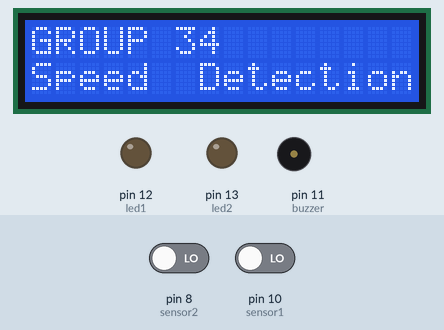
Recording of a sketch running on a simulated Arduino Uno, built with avr-gcc and run on an emulated ATmega328P. Parts: 16×2 character LCD, output pins drawn as LEDs (lit = HIGH), buzzer (waves = sounding, pin HIGH). Inputs (shaded band) come from the test bench; at power-on: pin 8 (sensor2) LOW, pin 10 (sensor1) LOW. What the sketch prints to the serial monitor is not drawn.

Above: at 1.1 s.
4.3 s: pin 8 (sensor2) driven HIGH
At 4.8 s:
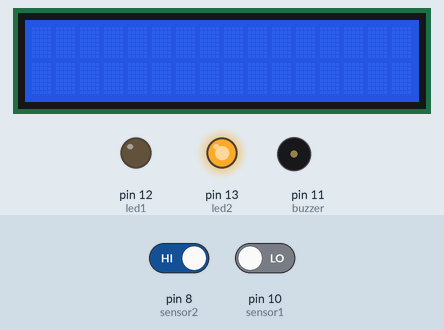
5.8 s: pin 10 (sensor1) driven HIGH
At 7.0 s:
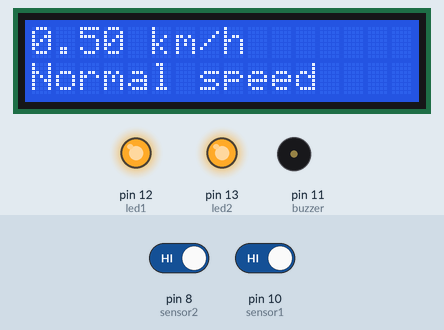
7.3 s: pin 8 (sensor2) driven LOW
At 9.6 s:
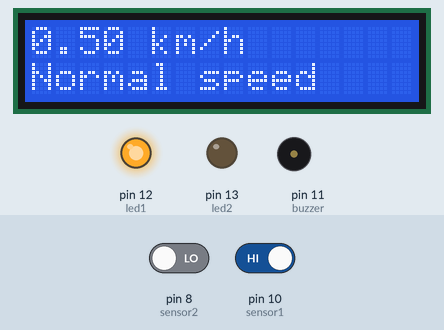
10.3 s: pin 8 (sensor2) driven HIGH
At 10.7 s:
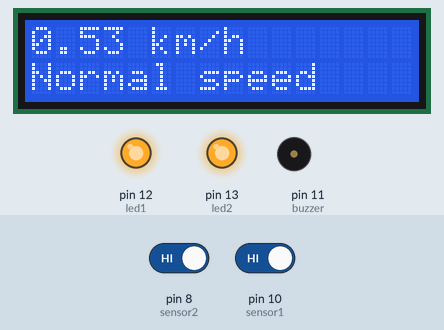
11.8 s: pin 10 (sensor1) driven LOW
At 14.3 s:
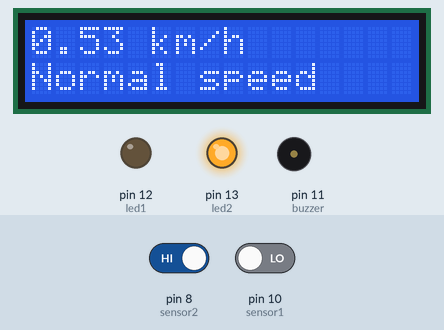
Timing chart, 0 to 15.8 s (numbered marks = the images above; inputs shaded):
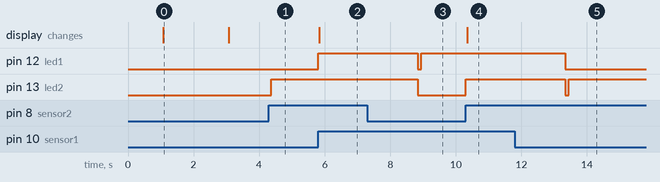

The sketch:

initial_out_LoRa.ino
```cpp
/*
    Group34 - Over-Speed Detection
*/

#include <Wire.h>
#include <LiquidCrystal.h>
LiquidCrystal lcd(2, 3, 4, 5, 6, 7);

double startTime = 0; //Initialize the start time
double endTime = 0;  //Initialize the end time
double timeTakenInSeconds = 0; //Difference between start and end time
double speedOfObject = 0;  //Holds the value distance divided by time taken
const double distance = 0.2;  // Distance between the two sensors is set to 1 metre
int executed = 0;   //Flag to run the code in the loop only once. When set to 1, code in the loop is not executed.
int sensor1 = 10;    //First sensor is connected to pin 9
int sensor2 = 8;   //Second sensor is connected to pin 10
int led1 = 12;   //An LED to indicate that the first sensor has sensed an object
int led2 = 13;   //An LED to indicate that the second sensor has sensed an object
int buzzer = 11;


#define SCREEN_WIDTH 128 // OLED display width, in pixels
#define SCREEN_HEIGHT 64 // OLED display height, in pixels


void setup() {

  Serial.begin(9600);
  //Sets the pin modes of sensors and LEDs
  pinMode(sensor1, INPUT);
  pinMode(sensor2, INPUT);
  pinMode(buzzer, OUTPUT);
  pinMode(led1, OUTPUT);
  pinMode(led2, OUTPUT);


  //LEDs are turned off
  digitalWrite(led1, LOW);
  digitalWrite(led2, LOW);

  delay(1000);

  lcd.begin(16, 2);
    lcd.clear();
    lcd.setCursor(0, 0);
    lcd.print("GROUP 34 ");
    lcd.setCursor(0, 1);
    lcd.print("Speed  Detection");
    delay(2000);
    lcd.clear();

}

void loop() {

  if (executed == 0) { //Flag is initialized to 0 to ensure that the loop runs only once

    if (digitalRead(sensor1) == HIGH) { //If movement is detected by the first sensor


      digitalWrite(led1, HIGH); //Turn on the LED
      // digitalWrite(led_signal, LOW);

      if (startTime == 0) { //If startTime is 0 and no time has been logged yet

        startTime = millis(); //Assign Arduino time to startTime

      }

    }

    if (digitalRead(sensor2) == HIGH) { //If movement is detected by the second sensor

      digitalWrite(led2, HIGH); //Turn on the LED
      // digitalWrite(led_signal, LOW);


      if (endTime == 0) {  //If endTime is 0 and no time has been logged yet

        endTime = millis();   //Assign Arduino time to endTime

      }

    }

    if ((startTime != 0) && (endTime != 0)) { //Now calculate the speed of the object if both times have been registered

      if (startTime < endTime) { //If the object moves from sensor on pin 9 to sensor on pin 11

        timeTakenInSeconds = (endTime - startTime) / 1000.0; //Convert milliseconds to seconds
        speedOfObject = (distance / timeTakenInSeconds) * 3.6; //Calculate speed in metres per second
        displaySpeed(speedOfObject); // Display the speed on the LCD
        executed = 1;
        // reset();

        if (speedOfObject > 5){
          soundBuzzer();
        }

        /* Print the values to the serial monitor */
        Serial.print("Start Time: "); //Print to the serial monitor
        Serial.print(startTime);   //Print value
        Serial.println(" milliseconds");
        Serial.print("End Time: ");   //Print value
        Serial.print(endTime);    //Print value
        Serial.println(" milliseconds");
        Serial.print("Speed of Object = ");
        Serial.print(speedOfObject);
        Serial.println(" km/h");
        Serial.println(" ");
        executed = 1; //Set the value to 1 to stop the loop from running again
        reset();

      }

      else {     //If the object moves from sensor on pin 11 to sensor on pin 9

        timeTakenInSeconds = (startTime - endTime) / 1000.0; //The value of startTime is greater than endTime
        speedOfObject = (distance / timeTakenInSeconds) * 3.6;  //Calculate speed in metres per second
        displaySpeed(speedOfObject); // Display the speed on the LCD
        executed = 1;
        // reset();

        if (speedOfObject > 5){
          soundBuzzer();
        }


        /* Print the values to the serial monitor */
        Serial.print("Start Time: ");
        Serial.print(endTime);
        Serial.println(" milliseconds");
        Serial.print("End Time: ");
        Serial.print(startTime);
        Serial.println(" milliseconds");
        Serial.print("Speed of Object = ");
        Serial.print(speedOfObject);
        Serial.println(" km/h");
        Serial.println(" ");

        /* Print the values on the OLED Display */
        executed = 1;   //Set the value to 1 to stop the loop from running again
        reset();  //A function to start the loop from running again

      }
    }
  }
  if (startTime == 0 && endTime ==0) {
    delay(100);
  }
}
void displaySpeed(double speedOfObject) {
  lcd.clear(); // Clear the LCD screen
  lcd.setCursor(0, 0); // Set the cursor to the top-left

  // Display the speed value
  // lcd.print("The speed is: ");
  lcd.print(speedOfObject, 2); // Displaying with 2 decimal places
  lcd.print(" km/h");

  lcd.setCursor(0, 1); // Move to the next line

  // Display the message based on speed
  if (speedOfObject > 30) {
    lcd.print("Over speed !");
  } else {
    lcd.print("Normal speed");
  }
}


void soundBuzzer() {
  digitalWrite(buzzer, HIGH);
  delay(1000);
  digitalWrite(buzzer, LOW);
  }


void reset() {

  delay(3000);
  // digitalWrite(buzzer, HIGH);
  // delay(100);
  // digitalWrite(buzzer, LOW);
  executed = 0;
  startTime = 0;
  endTime = 0;    //Set the value to 0 to start the loop from running again
  digitalWrite(led1, LOW);
  digitalWrite(led2, LOW);  //Turns off both the LEDs
  speedOfObject = 0;    //sets the speed to 0
  // digitalWrite(led_signal, HIGH);


}
```

Measured:
- after the input at 4.3 s, pin 13 (led2): LOW → HIGH after 0.07 s
- after the input at 5.8 s, pin 12 (led1): LOW → HIGH at once; the display: changes at once (image 2)
- after the input at 7.3 s, pin 13 (led2): goes on until 8.8 s, then stays LOW; pin 11 (buzzer): stays LOW (without the input it goes to HIGH after 1.6 s)
- after the input at 10.3 s, pin 13 (led2): LOW → HIGH at once; the display: changes at once (image 4)
- after the input at 11.8 s, pin 12 (led1): goes on until 13.3 s, then stays LOW; pin 11 (buzzer): stays LOW (without the input it goes to HIGH after 1.6 s)
- what the display in image 0 shows lasts 2.0 s, from 1.1 s to 3.1 s
